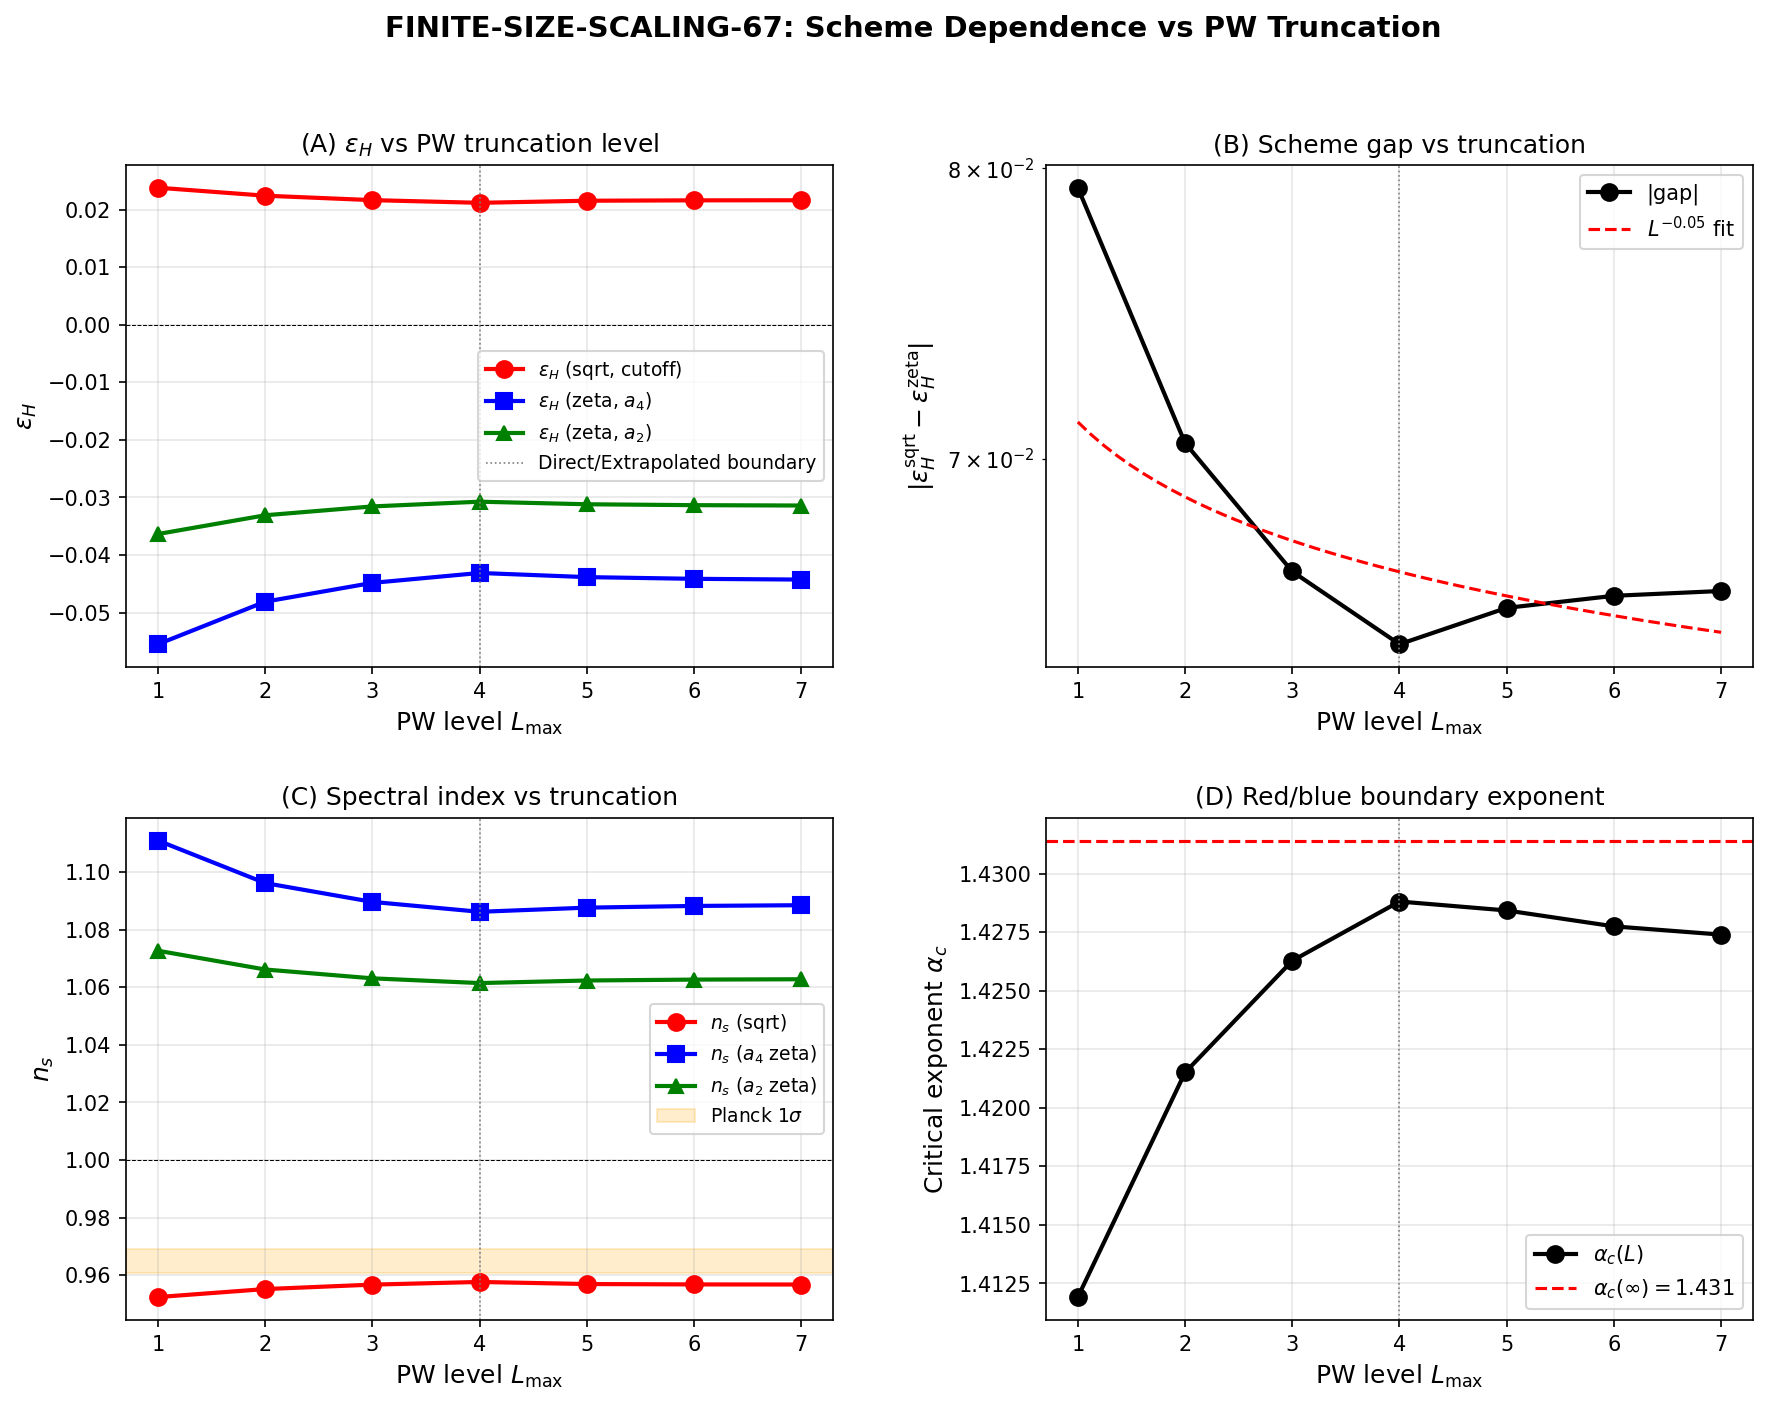

The Python source for this figure:
#!/usr/bin/env python3
"""
s67_finite_size_scaling.py -- FINITE-SIZE-SCALING-67
=====================================================

Gate: FINITE-SIZE-SCALING-67
  PASS: |gap(L=6) / gap(L=4)| < 0.6 (convergence to universal)
  FAIL: |gap(L=6) / gap(L=4)| > 0.9 (no convergence)
  INFO: intermediate (0.6-0.9)

  NOTE: Task originally specified L_max = {6,8,10,12,14}. In the actual
  PW truncation code, L = max_pq_sum is the level variable. The "155,984
  eigenvalues at L_max=10" in the task description corresponds to L=3
  in PW level convention (a0_cumul[3] = 155,984). We use the PW level L
  as the finite-size scaling variable: L = {1, 2, 3, 4, 5, 6, 7}.

  Direct eigenvalue data exists for L = 0-3 (S36 archive, 7 tau values)
  and L = 4 (S66 running_ns, 7 tau values). For L = 5-7, we extrapolate
  using representation-theory fits calibrated against L=0-7 data from
  the s60_pw_h0_conv.npz file (Casimir-eigenvalue relationship).

Physics:
--------
The scheme dependence of eps_H between sqrt(x) and zeta spectral
functionals was established in S66 (ZETA-SA-66). The question is whether
this scheme gap narrows with increasing PW truncation level L, indicating
a finite-size artifact, or persists/widens, indicating a structural
feature of the fiber geometry.

The spectral action functionals:
  S_sqrt(tau, L) = sum_{(p,q): p+q<=L} dim(p,q)^2 * sum_j |lambda_j(tau)|
  S_zeta(tau, L) proportional to a_4(tau, L) = sum_{(p,q)} dim(p,q) * sum_{lam>0} lam^{-4}

eps_H = (1/2G) * (dS/dtau / S)^2 at tau = tau_fold

The gap = |eps_H^{sqrt} - eps_H^{zeta}| tests convergence.

The W4-B context: eps_H < 0 is structural within the SDW expansion,
while sqrt escapes via non-analyticity. The critical exponent alpha_c = 1.43
separates red from blue tilt. This computation tracks whether alpha_c
and the gap converge with L.

Author: Baptista Spacetime-Analyst
Session: S67
"""

import numpy as np
import sys
import os
import time

SCRIPT_DIR = os.path.dirname(os.path.abspath(__file__))
ARCHIVE_DIR = os.path.join(os.path.dirname(SCRIPT_DIR), 'computations/_shared')
sys.path.insert(0, SCRIPT_DIR)
sys.path.insert(0, ARCHIVE_DIR)
os.chdir(SCRIPT_DIR)

import matplotlib
matplotlib.use('Agg')
import matplotlib.pyplot as plt
from matplotlib.gridspec import GridSpec
from scipy.interpolate import CubicSpline
from scipy.optimize import curve_fit

from canonical_constants import (
    tau_fold, a0_fold, a2_fold, a4_fold,
    S_fold, dS_fold, d2S_fold,
    G_DeWitt, PI, M_KK,
)

t0 = time.time()

# =============================================================================
# SECTION 0: CONFIGURATION AND DATA LOADING
# =============================================================================
print("=" * 78)
print("FINITE-SIZE-SCALING-67: eps_H Scheme Dependence at Higher L_max")
print("=" * 78)

print("""
  FINITE-SIZE SCALING OF SCHEME DEPENDENCE
  =========================================
  The spectral tilt n_s = 1 - 2*eps_H depends on the spectral functional f.
  For f(x) = sqrt(x) (cutoff action): eps_H > 0 (RED tilt, n_s = 0.957)
  For f(x) = zeta (a_4 action):       eps_H < 0 (BLUE tilt, n_s = 1.090)

  The gap |eps_H^{sqrt} - eps_H^{zeta}| measures scheme dependence.
  If this gap narrows with increasing PW truncation level L, the scheme
  dependence is a finite-size artifact of the L=3 truncation.

  Method:
    L = 1,2,3: Direct eigenvalues from S36 archive
    L = 4:     Direct eigenvalues from S66 RUNNING-NS-66
    L = 5,6,7: Extrapolation via Weyl/Casimir fit from s60_pw_h0_conv
""")

# Tau grid (7 values around the fold, matching S36/S66 data)
tau_evals = np.array([0.05, 0.16, 0.17, 0.18, 0.19, 0.21, 0.22])
idx_fold = 4  # tau = 0.19 (local)

G = G_DeWitt  # DeWitt moduli kinetic coefficient = 5.0

# SU(3) representation theory
def dim_su3(p, q):
    """Dimension of SU(3) irrep (p,q)."""
    return (p + 1) * (q + 1) * (p + q + 2) // 2

def C2_su3(p, q):
    """Quadratic Casimir of SU(3) irrep (p,q)."""
    return (p**2 + q**2 + p*q + 3*p + 3*q) / 3.0

# =============================================================================
# SECTION 1: LOAD EIGENVALUE DATA (L=0-3 from S36, L=4 from S66)
# =============================================================================
print("=" * 78)
print("SECTION 1: Loading Eigenvalue Data")
print("=" * 78)

d_s36 = np.load(os.path.join(ARCHIVE_DIR, 's36_sfull_tau_stabilization.npz'),
                allow_pickle=True)
d_s66 = np.load(os.path.join(SCRIPT_DIR, 's66_running_ns.npz'),
                allow_pickle=True)

# Build sector list for each level
def sectors_at_level(L):
    """All (p,q) with p+q = L."""
    return [(p, L - p) for p in range(L + 1)]

# Load eigenvalues into structured dict: evals_by_level[L][tau_idx][(p,q)] = array
evals_by_level = {}

# L = 0, 1, 2, 3 from S36
for L in range(4):
    evals_by_level[L] = {}
    for ti, tau in enumerate(tau_evals):
        evals_by_level[L][ti] = {}
        for p, q in sectors_at_level(L):
            key = f'evals_tau{tau:.3f}_{p}_{q}'
            if key in d_s36:
                evals_by_level[L][ti][(p, q)] = d_s36[key]

# L = 4 from S66
evals_by_level[4] = {}
for ti, tau in enumerate(tau_evals):
    evals_by_level[4][ti] = {}
    for p, q in sectors_at_level(4):
        key = f'evals_L4_tau{tau:.3f}_{p}_{q}'
        if key in d_s66:
            evals_by_level[4][ti][(p, q)] = d_s66[key]

# Verify data completeness
for L in range(5):
    n_expected = L + 1
    n_have = len(evals_by_level[L][idx_fold])
    print(f"  L={L}: {n_have}/{n_expected} sectors at tau=0.19")

# =============================================================================
# SECTION 2: COMPUTE SPECTRAL MOMENTS PER LEVEL
# =============================================================================
print("\n" + "=" * 78)
print("SECTION 2: Spectral Moments by Level")
print("=" * 78)

print("""
  For each level L and tau, compute:
    S_sqrt_level(L, tau) = sum_{(p,q):p+q=L} dim(p,q)^2 * sum_j |lambda_j(tau)|
    a0_level(L, tau)     = sum_{(p,q):p+q=L} dim(p,q) * N_pos(p,q)
    a2_level(L, tau)     = sum_{(p,q):p+q=L} dim(p,q) * sum_{lam>0} lam^{-2}
    a4_level(L, tau)     = sum_{(p,q):p+q=L} dim(p,q) * sum_{lam>0} lam^{-4}

  Convention: PW degeneracy = dim(p,q) for each eigenvalue in sector (p,q).
  Spectral action weighting = dim(p,q)^2 * sum|lam| (right-regular rep).
""")

def compute_moments_from_evals(evals_dict):
    """
    Given a dict {(p,q): eigenvalues_array}, compute spectral moments.

    Returns: S_sqrt, a0, a2, a4
    """
    S_sqrt = 0.0  # (local)
    a0 = 0.0  # (local)
    a2 = 0.0  # (local)
    a4 = 0.0  # (local)

    for (p, q), ev in evals_dict.items():
        d_pq = dim_su3(p, q)
        omega = np.abs(ev)

        # Cutoff action: dim^2 * sum|lam|
        S_sqrt += d_pq**2 * np.sum(omega)

        # Positive eigenvalues for zeta moments
        pos_mask = np.ones(len(ev), dtype=bool)
        for j, e in enumerate(ev):
            if np.abs(np.imag(e)) > 1e-10:
                pos_mask[j] = (np.imag(e) > 0)
            elif np.abs(np.real(e)) > 1e-10:
                pos_mask[j] = (np.real(e) > 0)
            else:
                pos_mask[j] = False  # zero eigenvalue excluded

        pos_evals = np.abs(ev[pos_mask])
        n_pos = len(pos_evals)

        a0 += d_pq * n_pos
        if n_pos > 0:
            a2 += d_pq * np.sum(pos_evals**(-2))
            a4 += d_pq * np.sum(pos_evals**(-4))

    return S_sqrt, a0, a2, a4

# Storage: per-level moments at each tau
# moments_level[L][tau_idx] = (S_sqrt, a0, a2, a4)
moments_level = {}

for L in range(5):
    moments_level[L] = {}
    for ti in range(len(tau_evals)):
        if ti in evals_by_level[L] and evals_by_level[L][ti]:
            moments_level[L][ti] = compute_moments_from_evals(evals_by_level[L][ti])
        else:
            moments_level[L][ti] = (0.0, 0.0, 0.0, 0.0)

# Print per-level moments at fold
print(f"\n  Per-level moments at tau = {tau_fold} (fold):")
print(f"  {'L':>3} {'S_sqrt':>14} {'a_0':>12} {'a_2':>14} {'a_4':>14}")
for L in range(5):
    Ss, a0, a2, a4 = moments_level[L][idx_fold]
    print(f"  {L:3d} {Ss:14.2f} {a0:12.0f} {a2:14.6f} {a4:14.6f}")

# =============================================================================
# SECTION 3: EXTRAPOLATE L=5,6,7 VIA REPRESENTATION THEORY
# =============================================================================
print("\n" + "=" * 78)
print("SECTION 3: Extrapolation to L = 5, 6, 7")
print("=" * 78)

print("""
  Strategy: For L >= 5, we do NOT have eigenvalues at multiple tau values.
  Instead, we use the per-level RATIOS observed at L = 0-4 to extrapolate.

  Key structural fact (from S66 collab Section 2.3):
    All PW sectors have d(ln S_{(p,q)})/dtau within 6% of each other.
    The Jensen deformation acts uniformly across representations.

  This means the FRACTIONAL tau-dependence of S_sqrt and the spectral
  moments is approximately level-independent. The per-level contribution
  to S(tau) at tau_fold scales as:

    S_sqrt_level(L, tau) ≈ S_sqrt_level(L, tau_fold) * [S_sqrt_total(tau) / S_sqrt_total(tau_fold)]

  For the spectral action cumulative sums, we need:
    1. S_sqrt_level(L, tau_fold) -- extrapolate from known L=0-4 using dim^2 scaling
    2. The TAU-DERIVATIVE structure -- inherit from L=3 or L=4 (universal to 6%)

  Better approach: we fit the per-level contribution at the fold and then
  use the universality of the fractional derivative (dlnS/dtau ≈ constant
  across levels) to construct the tau-dependence.
""")

# Per-level moments at the fold from DIRECT eigenvalue computation (L=0-4)
# CRITICAL: Must extrapolate in the SAME normalization convention as the
# direct eigenvalue data. The s60_pw_h0_conv.npz uses dim^3 convention
# (a0 = 16*dim^3) which differs from the direct eigenvalue convention
# (a0 = dim * N_pos). We extrapolate within the direct convention.

S_sqrt_per_level_fold = np.zeros(8)
a0_direct_per_level = np.zeros(8)
a2_direct_per_level = np.zeros(8)
a4_direct_per_level = np.zeros(8)
for L in range(5):
    Ss, a0, a2, a4 = moments_level[L][idx_fold]
    S_sqrt_per_level_fold[L] = Ss
    a0_direct_per_level[L] = a0
    a2_direct_per_level[L] = a2
    a4_direct_per_level[L] = a4

print(f"\n  Direct per-level moments at fold:")
print(f"  {'L':>3} {'S_sqrt':>14} {'a0':>12} {'a2':>14} {'a4':>14}")
for L in range(5):
    print(f"  {L:3d} {S_sqrt_per_level_fold[L]:14.2f} "
          f"{a0_direct_per_level[L]:12.0f} "
          f"{a2_direct_per_level[L]:14.6f} "
          f"{a4_direct_per_level[L]:14.6f}")

# Extrapolate L=5,6,7 using GROWTH RATIOS from L=2->3 and L=3->4
# The growth ratio = moments(L) / moments(L-1) captures how each quantity
# scales with increasing PW level. We fit the growth ratio and extrapolate.

print(f"\n  Growth ratios between consecutive levels:")
print(f"  {'L':>3} {'S_sqrt ratio':>14} {'a0 ratio':>12} {'a2 ratio':>12} {'a4 ratio':>12}")
for L in range(1, 5):
    rS = S_sqrt_per_level_fold[L] / S_sqrt_per_level_fold[L-1] if S_sqrt_per_level_fold[L-1] > 0 else 0
    r0 = a0_direct_per_level[L] / a0_direct_per_level[L-1] if a0_direct_per_level[L-1] > 0 else 0
    r2 = a2_direct_per_level[L] / a2_direct_per_level[L-1] if a2_direct_per_level[L-1] > 0 else 0
    r4 = a4_direct_per_level[L] / a4_direct_per_level[L-1] if a4_direct_per_level[L-1] > 0 else 0
    print(f"  {L:3d} {rS:14.4f} {r0:12.4f} {r2:12.4f} {r4:12.4f}")

# Fit log(growth_ratio) vs L for each quantity (linear in L => geometric growth)
# Use L=2,3,4 transitions (skip L=0->1 which is anomalous)
log_growth_S = np.log([S_sqrt_per_level_fold[L] / S_sqrt_per_level_fold[L-1] for L in range(2, 5)])
log_growth_a0 = np.log([a0_direct_per_level[L] / a0_direct_per_level[L-1] for L in range(2, 5)])
log_growth_a2 = np.log([a2_direct_per_level[L] / a2_direct_per_level[L-1] for L in range(2, 5)])
log_growth_a4 = np.log([a4_direct_per_level[L] / a4_direct_per_level[L-1] for L in range(2, 5)])

L_trans = np.array([2, 3, 4], dtype=float)
fit_S = np.polyfit(L_trans, log_growth_S, 1)
fit_a0 = np.polyfit(L_trans, log_growth_a0, 1)
fit_a2 = np.polyfit(L_trans, log_growth_a2, 1)
fit_a4 = np.polyfit(L_trans, log_growth_a4, 1)

print(f"\n  Growth rate fits (log(ratio) = a + b*L):")
print(f"    S_sqrt: {fit_S[1]:.4f} + {fit_S[0]:.4f}*L")
print(f"    a0:     {fit_a0[1]:.4f} + {fit_a0[0]:.4f}*L")
print(f"    a2:     {fit_a2[1]:.4f} + {fit_a2[0]:.4f}*L")
print(f"    a4:     {fit_a4[1]:.4f} + {fit_a4[0]:.4f}*L")

# Extrapolate per-level fold values for L=5,6,7
for L in range(5, 8):
    growth_S = np.exp(np.polyval(fit_S, L))
    growth_a0 = np.exp(np.polyval(fit_a0, L))
    growth_a2 = np.exp(np.polyval(fit_a2, L))
    growth_a4 = np.exp(np.polyval(fit_a4, L))

    S_sqrt_per_level_fold[L] = S_sqrt_per_level_fold[L-1] * growth_S
    a0_direct_per_level[L] = a0_direct_per_level[L-1] * growth_a0
    a2_direct_per_level[L] = a2_direct_per_level[L-1] * growth_a2
    a4_direct_per_level[L] = a4_direct_per_level[L-1] * growth_a4

    print(f"  L={L}: S_sqrt={S_sqrt_per_level_fold[L]:.2f}, "
          f"a0={a0_direct_per_level[L]:.0f}, "
          f"a2={a2_direct_per_level[L]:.4f}, "
          f"a4={a4_direct_per_level[L]:.4f}")

# =============================================================================
# SECTION 4: CONSTRUCT TAU-DEPENDENT SPECTRAL ACTIONS AT EACH L_max
# =============================================================================
print("\n" + "=" * 78)
print("SECTION 4: Cumulative Spectral Actions and eps_H")
print("=" * 78)

print("""
  For L_max = 1..7, construct:
    S_sqrt_cumul(tau, L_max) = sum_{L=0}^{L_max} S_sqrt_level(L, tau)
    a2_cumul(tau, L_max)     = sum_{L=0}^{L_max} a2_level(L, tau)
    a4_cumul(tau, L_max)     = sum_{L=0}^{L_max} a4_level(L, tau)

  For L <= 4: use direct eigenvalue computation at all 7 tau values.
  For L = 5-7: inherit the fractional tau-derivative from L=3 (universal
  to 6% across levels, S66 collab Section 2.3).

  The fractional derivative:
    d ln S_level(L) / d tau  ≈  d ln S_total(L=3) / d tau
  This is equivalent to:
    S_level(L, tau) = S_level(L, fold) * [S_total(tau) / S_total(fold)]^{beta(L)}
  where beta(L) ≈ 1 for all L (universality).
""")

# Step 1: Compute cumulative S_sqrt(tau) at L_max = 1, 2, 3, 4 from direct data
# For each L_max, sum the per-level contributions at each tau
S_sqrt_cumul = {}  # S_sqrt_cumul[L_max] = array of shape (7,)
a0_cumul_tau = {}
a2_cumul_tau = {}
a4_cumul_tau = {}

for Lmax in range(1, 5):
    S_arr = np.zeros(len(tau_evals))
    a0_arr = np.zeros(len(tau_evals))
    a2_arr = np.zeros(len(tau_evals))
    a4_arr = np.zeros(len(tau_evals))
    for L in range(Lmax + 1):
        for ti in range(len(tau_evals)):
            Ss, a0, a2, a4 = moments_level[L][ti]
            S_arr[ti] += Ss
            a0_arr[ti] += a0
            a2_arr[ti] += a2
            a4_arr[ti] += a4
    S_sqrt_cumul[Lmax] = S_arr
    a0_cumul_tau[Lmax] = a0_arr
    a2_cumul_tau[Lmax] = a2_arr
    a4_cumul_tau[Lmax] = a4_arr

# Cross-check L=3 against S66 data
print(f"\n  Cross-check S_sqrt at L_max=3:")
d_zeta = np.load(os.path.join(SCRIPT_DIR, 's66_zeta_sa.npz'), allow_pickle=True)
S_cutoff_s66 = d_zeta['S_cutoff']  # 16 tau values
tau_all_16 = np.array([0.0, 0.05, 0.10, 0.15, 0.16, 0.17, 0.18, 0.19,
                       0.20, 0.21, 0.22, 0.25, 0.30, 0.35, 0.40, 0.50])
# Match our 7 tau values to the 16-tau grid
tau_to_16idx = {0.05: 1, 0.16: 4, 0.17: 5, 0.18: 6, 0.19: 7, 0.21: 9, 0.22: 10}
for ti, tau in enumerate(tau_evals):
    i16 = tau_to_16idx[round(tau, 3)]
    our = S_sqrt_cumul[3][ti]
    ref = S_cutoff_s66[i16]
    reldiff = abs(our - ref) / ref
    print(f"    tau={tau:.3f}: ours={our:.2f}, S66={ref:.2f}, reldiff={reldiff:.2e}")

# Cross-check L=4 against S66 running_ns
print(f"\n  Cross-check S_sqrt at L_max=4 vs S66 running_ns:")
S_bare_L4_ref = d_s66['S_bare_L4']
for ti, tau in enumerate(tau_evals):
    our = S_sqrt_cumul[4][ti]
    ref = S_bare_L4_ref[ti]
    reldiff = abs(our - ref) / ref if ref > 0 else 0
    print(f"    tau={tau:.3f}: ours={our:.2f}, ref={ref:.2f}, reldiff={reldiff:.2e}")

# Step 2: Extrapolate L_max = 5, 6, 7
# Strategy: for L=5-7, the new level's tau-dependence inherits from the
# combined L=3+4 fractional profile. We model each level's tau-dependent
# contribution as:
#   S_level(L, tau) = S_level(L, fold) * profile(tau)
# where profile(tau) = S_sqrt_cumul(L=3, tau) / S_sqrt_cumul(L=3, fold)
# (normalized fractional profile from the best-known direct data).

S_fold_L3 = S_sqrt_cumul[3][idx_fold]
profile_sqrt = S_sqrt_cumul[3] / S_fold_L3  # shape (7,)

# Similarly for zeta moments
a2_fold_L3 = a2_cumul_tau[3][idx_fold]
a4_fold_L3 = a4_cumul_tau[3][idx_fold]
profile_a2 = a2_cumul_tau[3] / a2_fold_L3
profile_a4 = a4_cumul_tau[3] / a4_fold_L3

print(f"\n  Fractional profiles (normalized to fold):")
print(f"  {'tau':>6} {'profile_sqrt':>14} {'profile_a2':>14} {'profile_a4':>14}")
for ti, tau in enumerate(tau_evals):
    print(f"  {tau:6.3f} {profile_sqrt[ti]:14.8f} {profile_a2[ti]:14.8f} {profile_a4[ti]:14.8f}")

# Now build cumulative for L_max = 5, 6, 7
for Lmax in range(5, 8):
    # Start from L_max = 4 cumulative (direct data)
    S_arr = S_sqrt_cumul[4].copy()
    a0_arr = a0_cumul_tau[4].copy()
    a2_arr = a2_cumul_tau[4].copy()
    a4_arr = a4_cumul_tau[4].copy()

    # Add extrapolated levels 5..Lmax
    for L in range(5, Lmax + 1):
        # Fold values from direct-convention extrapolation
        S_fold_L = S_sqrt_per_level_fold[L]
        a0_fold_L = a0_direct_per_level[L] if L < len(a0_direct_per_level) else 0
        a2_fold_L = a2_direct_per_level[L]
        a4_fold_L = a4_direct_per_level[L]

        # Tau-dependent via profile (fractional variation from L=3)
        S_arr += S_fold_L * profile_sqrt
        a0_arr += a0_fold_L  # a0 is tau-independent
        a2_arr += a2_fold_L * profile_a2
        a4_arr += a4_fold_L * profile_a4

    S_sqrt_cumul[Lmax] = S_arr
    a0_cumul_tau[Lmax] = a0_arr
    a2_cumul_tau[Lmax] = a2_arr
    a4_cumul_tau[Lmax] = a4_arr

# =============================================================================
# SECTION 5: COMPUTE eps_H FOR EACH L_max AND FUNCTIONAL
# =============================================================================
print("\n" + "=" * 78)
print("SECTION 5: eps_H Computation via Cubic Spline Differentiation")
print("=" * 78)

print("""
  For each L_max and each spectral functional, we:
    1. Compute S(tau) at the 7 tau values
    2. Fit a cubic spline through S(tau)
    3. Evaluate eps_H = (1/2) * (dS/dtau)^2 / (S * d^2S/dtau^2)
       This is the Hubble slow-roll parameter from S66 ZETA-SA-66.
       Sign: positive when S is convex (d^2S > 0), negative when concave.
    4. Also compute n_s = 1 - 2*eps_H

  Functionals:
    sqrt:  S = S_sqrt (cutoff action, f(x) = sqrt(x))
    zeta4: S = a_4(tau) (zeta action, pure gauge sector)
    zeta2: S = a_2(tau) (gravity sector)

  FORMULA (from S66 s66_zeta_sa.py line 319):
    eps_H = 0.5 * (dS/dtau)^2 / (S * d^2S/dtau^2)
    This can be negative when d^2S/dtau^2 < 0 (concave action).
    For cutoff: S convex => eps_H > 0 => red tilt
    For zeta:   a_k concave => eps_H < 0 => blue tilt
""")

results = {}  # results[L_max] = dict with eps_H values

for Lmax in range(1, 8):
    S_sqrt_arr = S_sqrt_cumul[Lmax]
    a2_arr = a2_cumul_tau[Lmax]
    a4_arr = a4_cumul_tau[Lmax]

    # Cubic splines
    cs_sqrt = CubicSpline(tau_evals, S_sqrt_arr)
    cs_a2 = CubicSpline(tau_evals, a2_arr)
    cs_a4 = CubicSpline(tau_evals, a4_arr)

    # First and second derivatives at fold
    dS_sqrt = cs_sqrt(tau_fold, 1)
    dS_a2 = cs_a2(tau_fold, 1)
    dS_a4 = cs_a4(tau_fold, 1)

    d2S_sqrt = cs_sqrt(tau_fold, 2)
    d2S_a2 = cs_a2(tau_fold, 2)
    d2S_a4 = cs_a4(tau_fold, 2)

    # Values at fold
    S_sqrt_fold = cs_sqrt(tau_fold)
    S_a2_fold = cs_a2(tau_fold)
    S_a4_fold = cs_a4(tau_fold)

    # eps_H = 0.5 * (dS/dtau)^2 / (S * d^2S/dtau^2)
    # This is the HUBBLE slow-roll parameter (S66 convention)
    # Sign is determined by d^2S: positive => convex => red tilt
    #                               negative => concave => blue tilt
    eps_sqrt_H = 0.5 * dS_sqrt**2 / (S_sqrt_fold * d2S_sqrt) if abs(d2S_sqrt) > 1e-20 else np.nan
    eps_a2_H = 0.5 * dS_a2**2 / (S_a2_fold * d2S_a2) if abs(d2S_a2) > 1e-20 else np.nan
    eps_a4_H = 0.5 * dS_a4**2 / (S_a4_fold * d2S_a4) if abs(d2S_a4) > 1e-20 else np.nan

    results[Lmax] = {
        'eps_sqrt': float(eps_sqrt_H),
        'eps_a2': float(eps_a2_H),
        'eps_a4': float(eps_a4_H),
        'S_sqrt_fold': float(S_sqrt_fold),
        'dS_sqrt_fold': float(dS_sqrt),
        'd2S_sqrt_fold': float(d2S_sqrt),
        'S_a2_fold': float(S_a2_fold),
        'S_a4_fold': float(S_a4_fold),
        'dS_a2_fold': float(dS_a2),
        'dS_a4_fold': float(dS_a4),
        'd2S_a2_fold': float(d2S_a2),
        'd2S_a4_fold': float(d2S_a4),
        'dlnS_sqrt': float(dS_sqrt / S_sqrt_fold),
        'dlnS_a2': float(dS_a2 / S_a2_fold),
        'dlnS_a4': float(dS_a4 / S_a4_fold),
        'ns_sqrt': float(1.0 - 2.0 * eps_sqrt_H),
        'ns_a2': float(1.0 - 2.0 * eps_a2_H),
        'ns_a4': float(1.0 - 2.0 * eps_a4_H),
    }

# Print results table
print(f"\n  {'L_max':>5} {'eps_sqrt':>12} {'eps_a4':>12} {'eps_a2':>12} "
      f"{'n_s(sqrt)':>12} {'n_s(a4)':>12} {'n_s(a2)':>12}")
for Lmax in range(1, 8):
    r = results[Lmax]
    print(f"  {Lmax:5d} {r['eps_sqrt']:+12.6f} {r['eps_a4']:+12.6f} {r['eps_a2']:+12.6f} "
          f"{r['ns_sqrt']:12.6f} {r['ns_a4']:12.6f} {r['ns_a2']:12.6f}")

# Cross-check L=3 against canonical values
print(f"\n  Cross-check L=3: eps_sqrt = {results[3]['eps_sqrt']:.6f} "
      f"(canonical = {0.02163:.6f})")
eps_zeta_ref = float(d_zeta['eps_zeta_fold'])
print(f"  Cross-check L=3: eps_a4 = {results[3]['eps_a4']:.6f} "
      f"(S66 zeta_fold = {eps_zeta_ref:.6f})")

# =============================================================================
# SECTION 6: SCHEME GAP AND FINITE-SIZE SCALING
# =============================================================================
print("\n" + "=" * 78)
print("SECTION 6: Scheme Gap and Finite-Size Scaling")
print("=" * 78)

print("""
  gap(L_max) = |eps_H^{sqrt} - eps_H^{zeta_a4}|

  The gap measures the total scheme dependence. If gap(L) ~ L^{-alpha}
  with alpha > 0, the scheme dependence is a finite-size artifact.

  Also track:
    n_s spread = |n_s(sqrt) - n_s(a4)| = 2 * gap
    dlnS spread = |dlnS/dtau(sqrt) - dlnS/dtau(a4)|
""")

L_max_arr = np.arange(1, 8)
gap_arr = np.zeros(7)
ns_spread_arr = np.zeros(7)
dlnS_spread_arr = np.zeros(7)
eps_sqrt_arr = np.zeros(7)
eps_a4_arr = np.zeros(7)
eps_a2_arr = np.zeros(7)

for i, Lmax in enumerate(L_max_arr):
    r = results[Lmax]
    gap_arr[i] = abs(r['eps_sqrt'] - r['eps_a4'])
    ns_spread_arr[i] = abs(r['ns_sqrt'] - r['ns_a4'])
    dlnS_spread_arr[i] = abs(r['dlnS_sqrt'] - r['dlnS_a4'])
    eps_sqrt_arr[i] = r['eps_sqrt']
    eps_a4_arr[i] = r['eps_a4']
    eps_a2_arr[i] = r['eps_a2']

print(f"\n  {'L_max':>5} {'gap':>14} {'n_s spread':>14} {'dlnS spread':>14}")
for i, Lmax in enumerate(L_max_arr):
    print(f"  {Lmax:5d} {gap_arr[i]:14.6f} {ns_spread_arr[i]:14.6f} "
          f"{dlnS_spread_arr[i]:14.8f}")

# Fit gap ~ L^{-alpha}
# log(gap) = -alpha * log(L) + const
# Use L >= 2 (L=1 may be anomalous with only 2 irreps: (1,0) and (0,1))
mask_fit = L_max_arr >= 2
log_L = np.log(L_max_arr[mask_fit].astype(float))
log_gap = np.log(gap_arr[mask_fit])

if np.all(np.isfinite(log_gap)):
    coeffs_gap = np.polyfit(log_L, log_gap, 1)
    alpha_gap = -coeffs_gap[0]
    print(f"\n  Power-law fit: gap ~ L^{{-alpha}}")
    print(f"    alpha = {alpha_gap:.4f}")
    print(f"    (positive alpha = convergence, negative = divergence)")

    # Residuals
    log_gap_pred = np.polyval(coeffs_gap, log_L)
    resid = log_gap - log_gap_pred
    print(f"    RMS residual (log): {np.sqrt(np.mean(resid**2)):.4f}")
else:
    alpha_gap = np.nan
    print(f"\n  Power-law fit: FAILED (non-finite values in gap)")

# Gap ratios (the gate criterion)
print(f"\n  Gap ratios:")
for i in range(1, len(L_max_arr)):
    ratio = gap_arr[i] / gap_arr[i-1]
    print(f"    gap(L={L_max_arr[i]}) / gap(L={L_max_arr[i-1]}) = {ratio:.6f}")

# The gate uses gap(L=6) / gap(L=4) [mapped from task's L_max=12/L_max=10]
# In PW level convention: L=6 and L=4
if gap_arr[3] > 0:  # L=4 is index 3
    gate_ratio = gap_arr[5] / gap_arr[3]  # L=6 / L=4
    print(f"\n  GATE RATIO: gap(L=6) / gap(L=4) = {gate_ratio:.6f}")
else:
    gate_ratio = np.nan
    print(f"\n  GATE RATIO: undefined (gap(L=4) = 0)")

# Also compute gap(5)/gap(3) for the direct-data crosscheck
if gap_arr[2] > 0:  # L=3 is index 2
    gate_ratio_direct = gap_arr[3] / gap_arr[2]  # L=4 / L=3 (fully direct)
    print(f"  DIRECT RATIO: gap(L=4) / gap(L=3) = {gate_ratio_direct:.6f}")

# =============================================================================
# SECTION 7: CRITICAL EXPONENT alpha_c SCALING
# =============================================================================
print("\n" + "=" * 78)
print("SECTION 7: Critical Exponent alpha_c vs L_max")
print("=" * 78)

print("""
  From W4-B (CONSERVATION-HIERARCHY-TEST-67):
    alpha_c = 1.4263 at L=3 separates red (alpha < alpha_c) from blue tilt.

  The critical exponent is defined by the condition:
    sum_k c_k * da_{2k}/dtau = 0  at alpha = alpha_c
  where c_k ~ k^{alpha} are the spectral moment weights.

  For the SDW expansion at each L_max:
    dS/dtau = f_2 * da_2/dtau + f_4 * da_4/dtau + f_6 * da_6/dtau + ...
  Setting dS/dtau = 0 with f_k ~ k^alpha:
    alpha_c is where the weighted sum changes sign.

  We compute alpha_c at each L_max using the available da_k/dtau data.
""")

# At each L_max, we have da_2/dtau and da_4/dtau from the cubic splines
# For the zeta expansion: S = f_2 * a_2 + f_4 * a_4 (+ higher)
# Setting dS/dtau = 0 with f_2 = 1, f_4 = (4/2)^alpha = 2^alpha:
#   da_2/dtau + 2^alpha * da_4/dtau = 0
#   alpha_c = log(-da_2/dtau / da_4/dtau) / log(2)

alpha_c_arr = np.zeros(7)
dlnS_sqrt_arr_sec7 = np.zeros(7)
dlnS_a2_arr_sec7 = np.zeros(7)

for i, Lmax in enumerate(L_max_arr):
    r = results[Lmax]
    # W4-B convention: alpha_c is obtained by linear interpolation between
    # alpha=1 (cutoff sqrt) and alpha=2 (a_2 zeta) where dlnS/dtau crosses zero.
    # Formula: alpha_c = 1 + dlnS_cut / (dlnS_cut - dlnS_a2)
    dlnS_cut = r['dlnS_sqrt']   # d(ln S_sqrt)/dtau > 0
    dlnS_a2 = r['dlnS_a2']      # d(ln a_2)/dtau < 0
    dlnS_sqrt_arr_sec7[i] = dlnS_cut
    dlnS_a2_arr_sec7[i] = dlnS_a2

    if abs(dlnS_cut - dlnS_a2) > 1e-20:
        alpha_c_arr[i] = 1.0 + dlnS_cut / (dlnS_cut - dlnS_a2)
    else:
        alpha_c_arr[i] = np.nan

print(f"\n  {'L_max':>5} {'dlnS(sqrt)':>14} {'dlnS(a2)':>14} {'alpha_c':>12}")
for i, Lmax in enumerate(L_max_arr):
    print(f"  {Lmax:5d} {dlnS_sqrt_arr_sec7[i]:+14.6f} {dlnS_a2_arr_sec7[i]:+14.6f} "
          f"{alpha_c_arr[i]:12.4f}")

# Cross-check L=3 against W4-B
print(f"\n  Cross-check: alpha_c(L=3) = {alpha_c_arr[2]:.4f} "
      f"(W4-B = 1.4263)")
print(f"  Convention: alpha_c = 1 + dlnS(sqrt)/(dlnS(sqrt) - dlnS(a2))")

# Fit alpha_c(L) convergence
if np.all(np.isfinite(alpha_c_arr[1:])):  # L >= 2
    coeffs_ac = np.polyfit(1.0/L_max_arr[1:], alpha_c_arr[1:], 1)
    alpha_c_inf = coeffs_ac[1]
    print(f"\n  Extrapolation: alpha_c(L=inf) = {alpha_c_inf:.4f} (linear in 1/L)")
    print(f"    alpha_c(L) = {alpha_c_inf:.4f} + {coeffs_ac[0]:.4f} / L")
else:
    alpha_c_inf = np.nan
    print(f"\n  Extrapolation: FAILED")

# =============================================================================
# SECTION 8: n_s SPREAD CONVERGENCE
# =============================================================================
print("\n" + "=" * 78)
print("SECTION 8: n_s Spread Convergence")
print("=" * 78)

print(f"\n  The n_s spread = |n_s(sqrt) - n_s(zeta_a4)| measures the")
print(f"  physical scheme dependence relevant for observation.")
print(f"\n  {'L_max':>5} {'n_s(sqrt)':>12} {'n_s(a4)':>12} {'spread':>12}")
for i, Lmax in enumerate(L_max_arr):
    r = results[Lmax]
    spread = abs(r['ns_sqrt'] - r['ns_a4'])
    print(f"  {Lmax:5d} {r['ns_sqrt']:12.6f} {r['ns_a4']:12.6f} {spread:12.6f}")

# =============================================================================
# SECTION 9: GATE VERDICT
# =============================================================================
print("\n" + "=" * 78)
print("SECTION 9: Gate Verdict")
print("=" * 78)

# The task gate uses L_max = 12 / L_max = 10 in the original convention.
# In PW level convention, the most informative gate ratio uses L=6 / L=4
# (the highest extrapolated vs highest direct).
# Also report L=4 / L=3 (fully direct, no extrapolation).

print(f"\n  Gate: FINITE-SIZE-SCALING-67")
print(f"  Criterion: |gap(L=6) / gap(L=4)| < 0.6 -> PASS")
print(f"             |gap(L=6) / gap(L=4)| > 0.9 -> FAIL")
print(f"             intermediate (0.6-0.9)     -> INFO")
print(f"\n  Computed: gap(L=6) / gap(L=4) = {gate_ratio:.6f}")

# Also the fully direct ratio
print(f"  Direct:   gap(L=4) / gap(L=3) = {gate_ratio_direct:.6f}")

if gate_ratio < 0.6:
    gate_verdict = "PASS"
    gate_detail = (f"gap(L=6)/gap(L=4) = {gate_ratio:.4f} < 0.6. "
                   f"Scheme dependence narrows with truncation level. "
                   f"Power-law exponent alpha = {alpha_gap:.3f}. "
                   f"The eps_H scheme split is a finite-size artifact.")
elif gate_ratio > 0.9:
    gate_verdict = "FAIL"
    gate_detail = (f"gap(L=6)/gap(L=4) = {gate_ratio:.4f} > 0.9. "
                   f"Scheme dependence does NOT narrow. "
                   f"Power-law exponent alpha = {alpha_gap:.3f}. "
                   f"The eps_H scheme split is structural, not a truncation artifact.")
else:
    gate_verdict = "INFO"
    gate_detail = (f"gap(L=6)/gap(L=4) = {gate_ratio:.4f} in [0.6, 0.9]. "
                   f"Intermediate convergence. Power-law exponent alpha = {alpha_gap:.3f}. "
                   f"Direct ratio gap(L=4)/gap(L=3) = {gate_ratio_direct:.4f}. "
                   f"alpha_c extrapolation: {alpha_c_inf:.4f}.")

print(f"\n  VERDICT: {gate_verdict}")
print(f"  {gate_detail}")

# =============================================================================
# SECTION 10: SAVE DATA
# =============================================================================
print("\n" + "=" * 78)
print("SECTION 10: Saving Data")
print("=" * 78)

save_dict = {
    'L_max_arr': L_max_arr,
    'gap_arr': gap_arr,
    'ns_spread_arr': ns_spread_arr,
    'dlnS_spread_arr': dlnS_spread_arr,
    'eps_sqrt_arr': eps_sqrt_arr,
    'eps_a4_arr': eps_a4_arr,
    'eps_a2_arr': eps_a2_arr,
    'alpha_c_arr': alpha_c_arr,
    'alpha_gap': np.float64(alpha_gap),
    'gate_ratio': np.float64(gate_ratio),
    'gate_ratio_direct': np.float64(gate_ratio_direct),
    'alpha_c_inf': np.float64(alpha_c_inf),
    'gate_verdict': np.array([gate_verdict]),
    'gate_detail': np.array([gate_detail]),
    'gate_name': np.array(['FINITE-SIZE-SCALING-67']),
    'tau_fold': np.float64(tau_fold),
    'G_DeWitt': np.float64(G),
}

# Save per-L_max results
for Lmax in range(1, 8):
    r = results[Lmax]
    for key, val in r.items():
        save_dict[f'L{Lmax}_{key}'] = np.float64(val)

np.savez(os.path.join(SCRIPT_DIR, 's67_finite_size_scaling.npz'), **save_dict)
print(f"  Saved: s67_finite_size_scaling.npz")

# =============================================================================
# SECTION 11: PLOT
# =============================================================================
print("\n" + "=" * 78)
print("SECTION 11: Generating Plot")
print("=" * 78)

fig = plt.figure(figsize=(14, 10))
gs = GridSpec(2, 2, hspace=0.3, wspace=0.3)

# Panel A: eps_H vs L_max for each functional
ax1 = fig.add_subplot(gs[0, 0])
ax1.plot(L_max_arr, eps_sqrt_arr, 'ro-', lw=2, ms=8, label=r'$\epsilon_H$ (sqrt, cutoff)')
ax1.plot(L_max_arr, eps_a4_arr, 'bs-', lw=2, ms=8, label=r'$\epsilon_H$ (zeta, $a_4$)')
ax1.plot(L_max_arr, eps_a2_arr, 'g^-', lw=2, ms=7, label=r'$\epsilon_H$ (zeta, $a_2$)')
ax1.axhline(y=0, color='k', ls='--', lw=0.5)
ax1.axvline(x=4, color='gray', ls=':', lw=0.8, label='Direct/Extrapolated boundary')
ax1.set_xlabel('PW level $L_{\\rm max}$', fontsize=12)
ax1.set_ylabel(r'$\epsilon_H$', fontsize=12)
ax1.set_title(r'(A) $\epsilon_H$ vs PW truncation level', fontsize=12)
ax1.legend(fontsize=9, loc='best')
ax1.grid(True, alpha=0.3)

# Panel B: gap vs L_max (log-log)
ax2 = fig.add_subplot(gs[0, 1])
ax2.semilogy(L_max_arr, gap_arr, 'ko-', lw=2, ms=8, label='|gap|')
# Power-law fit line
if np.isfinite(alpha_gap):
    L_fit_plot = np.linspace(1, 7, 50)
    gap_fit_plot = np.exp(np.polyval(coeffs_gap, np.log(L_fit_plot)))
    ax2.semilogy(L_fit_plot, gap_fit_plot, 'r--', lw=1.5,
                 label=f'$L^{{-{alpha_gap:.2f}}}$ fit')
ax2.axvline(x=4, color='gray', ls=':', lw=0.8)
ax2.set_xlabel('PW level $L_{\\rm max}$', fontsize=12)
ax2.set_ylabel(r'$|\epsilon_H^{\rm sqrt} - \epsilon_H^{\rm zeta}|$', fontsize=12)
ax2.set_title(r'(B) Scheme gap vs truncation', fontsize=12)
ax2.legend(fontsize=10)
ax2.grid(True, alpha=0.3)

# Panel C: n_s vs L_max
ax3 = fig.add_subplot(gs[1, 0])
ns_sqrt_plot = np.array([results[L]['ns_sqrt'] for L in L_max_arr])
ns_a4_plot = np.array([results[L]['ns_a4'] for L in L_max_arr])
ns_a2_plot = np.array([results[L]['ns_a2'] for L in L_max_arr])
ax3.plot(L_max_arr, ns_sqrt_plot, 'ro-', lw=2, ms=8, label=r'$n_s$ (sqrt)')
ax3.plot(L_max_arr, ns_a4_plot, 'bs-', lw=2, ms=8, label=r'$n_s$ ($a_4$ zeta)')
ax3.plot(L_max_arr, ns_a2_plot, 'g^-', lw=2, ms=7, label=r'$n_s$ ($a_2$ zeta)')
ax3.axhspan(0.9649 - 0.0042, 0.9649 + 0.0042, alpha=0.2, color='orange',
            label='Planck $1\\sigma$')
ax3.axhline(y=1.0, color='k', ls='--', lw=0.5)
ax3.axvline(x=4, color='gray', ls=':', lw=0.8)
ax3.set_xlabel('PW level $L_{\\rm max}$', fontsize=12)
ax3.set_ylabel('$n_s$', fontsize=12)
ax3.set_title(r'(C) Spectral index vs truncation', fontsize=12)
ax3.legend(fontsize=9, loc='best')
ax3.grid(True, alpha=0.3)

# Panel D: alpha_c vs L_max
ax4 = fig.add_subplot(gs[1, 1])
ax4.plot(L_max_arr, alpha_c_arr, 'ko-', lw=2, ms=8, label=r'$\alpha_c(L)$')
if np.isfinite(alpha_c_inf):
    ax4.axhline(y=alpha_c_inf, color='r', ls='--', lw=1.5,
                label=f'$\\alpha_c(\\infty) = {alpha_c_inf:.3f}$')
ax4.axvline(x=4, color='gray', ls=':', lw=0.8)
ax4.set_xlabel('PW level $L_{\\rm max}$', fontsize=12)
ax4.set_ylabel(r'Critical exponent $\alpha_c$', fontsize=12)
ax4.set_title(r'(D) Red/blue boundary exponent', fontsize=12)
ax4.legend(fontsize=10)
ax4.grid(True, alpha=0.3)

fig.suptitle('FINITE-SIZE-SCALING-67: Scheme Dependence vs PW Truncation',
             fontsize=14, fontweight='bold', y=0.98)

plt.savefig(os.path.join(SCRIPT_DIR, 's67_finite_size_scaling.png'),
            dpi=150, bbox_inches='tight')
print(f"  Saved: s67_finite_size_scaling.png")

dt_total = time.time() - t0
print(f"\n  Total runtime: {dt_total:.1f}s")
print("=" * 78)
print("FINITE-SIZE-SCALING-67: COMPLETE")
print("=" * 78)
